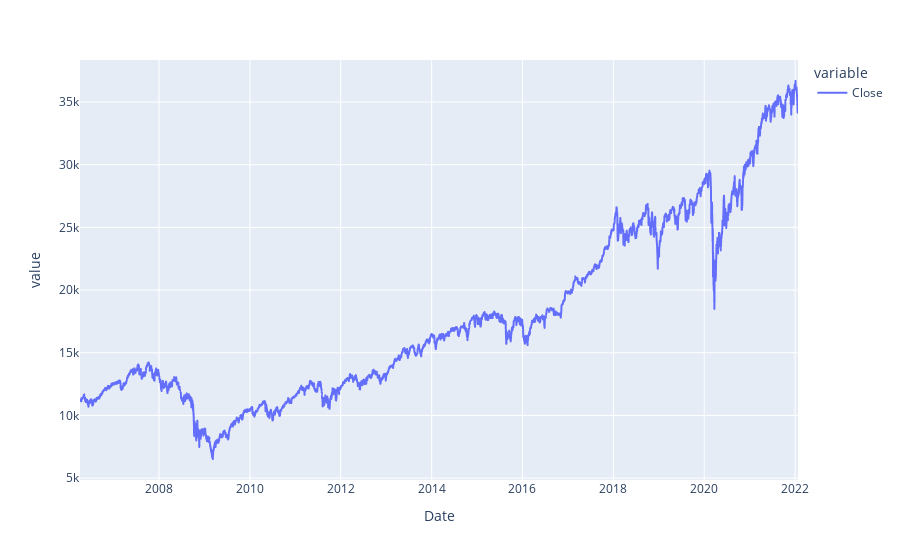

This figure's notebook cell:
### Code cell
dow_fig = px.line(dow)
dow_fig.show()

### Figure 1 — Plotly figure (JSON) as saved in the notebook; plotly's stock layout.template omitted (floating-point values rounded to 4 significant figures; data arrays with more than 128 entries replaced by an {"elided": "..."} marker saying what was removed)
{"data": [{"hovertemplate": "variable=Close<br>Date=%{x}<br>value=%{y}<extra></extra>", "legendgroup": "Close", "line": {"color": "#636efa", "dash": "solid"}, "mode": "lines", "name": "Close", "showlegend": true, "type": "scattergl", "x": {"elided": "3977 str values"}, "xaxis": "x", "y": {"elided": "3977 float values"}, "yaxis": "y"}], "layout": {"legend": {"title": {"text": "variable"}, "tracegroupgap": 0}, "margin": {"t": 60}, "xaxis": {"anchor": "y", "domain": [0, 1], "title": {"text": "Date"}}, "yaxis": {"anchor": "x", "domain": [0, 1], "title": {"text": "value"}}}}
